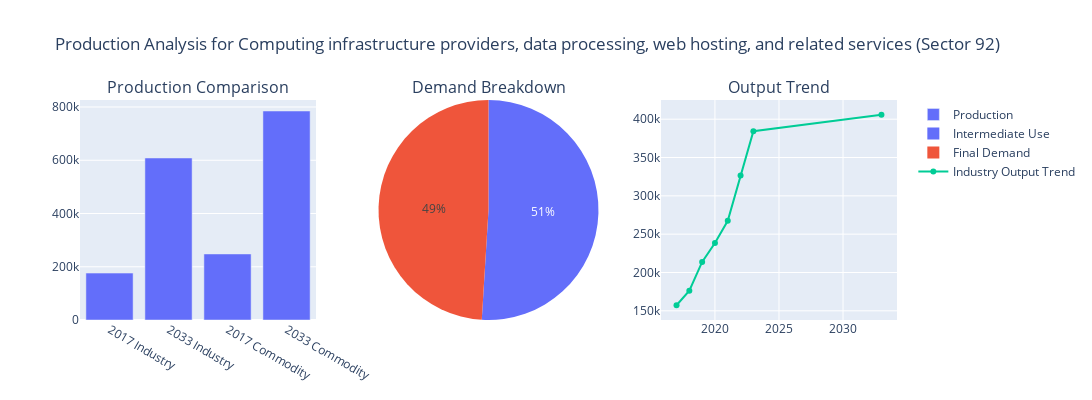

Notebook code for this chart:
### Markdown cell above
# Example Sector: Computing infrastructure providers, data processing, web hosting, and related services

### Code cell
# Compute 2033 production (similar to 2017)
g_safe_2033 = np.where(g_2033 == 0, 1e-10, g_2033)
q_safe_2033 = np.where(q_2033 == 0, 1e-10, q_2033)
D_2033 = V_2033 @ np.diag(1 / q_safe_2033)
B_2033 = U_2033 @ np.diag(1 / g_safe_2033)
C_2033 = B_2033 @ D_2033
L_2033 = np.linalg.inv(np.eye(166) - C_2033)
q_calc_2033 = L_2033 @ e_2033
g_calc_2033 = D_2033 @ q_calc_2033

# Interactive visualization function taken and adapted from https://plotly.com/python/
def update_plot(sector_name):
    clear_output(wait=True)
    sector_num = [k for k, v in sector_map.items() if v.lower() == sector_name.lower()]
    if not sector_num:
        print("Sector not found. Please try again.")
        return
    sector_idx = sector_num[0] - 1  # Adjust for 0-based indexing
    
    # Data for the selected sector
    g_2017_val = g[sector_idx]
    g_2033_val = g_calc_2033[sector_idx]
    q_2017_val = q[sector_idx]
    q_2033_val = q_calc_2033[sector_idx]
    intermediate_use = U_2033[sector_idx, :].sum()
    final_demand = e_2033[sector_idx]
    
    # Create subplots
    fig = make_subplots(rows=1, cols=3, subplot_titles=("Production Comparison", "Demand Breakdown", "Output Trend"),
                        specs=[[{"type": "bar"}, {"type": "pie"}, {"type": "scatter"}]])
    
    # Bar chart: Production comparison
    fig.add_trace(go.Bar(x=["2017 Industry", "2033 Industry", "2017 Commodity", "2033 Commodity"],
                         y=[g_2017_val, g_2033_val, q_2017_val, q_2033_val], name="Production"),
                  row=1, col=1)
    
    # Pie chart: Demand breakdown
    fig.add_trace(go.Pie(labels=["Intermediate Use", "Final Demand"], values=[intermediate_use, final_demand],
                         name="Demand Breakdown"), row=1, col=2)
    
    # Line chart: Trend (using available years; extend to 2033 with prediction)
    years = [2017, 2018, 2019, 2020, 2021, 2022, 2023, 2033]
    g_trend = list(indoutput_df.values[sector_idx + 1, 20:]) + [g_2033_val]  # 2017-2023 + 2033
    fig.add_trace(go.Scatter(x=years, y=g_trend, mode="lines+markers", name="Industry Output Trend"),
                  row=1, col=3)
    
    # Update layout
    fig.update_layout(title_text=f"Production Analysis for {sector_name} (Sector {sector_num[0]})",
                      height=400, width=1200, showlegend=True)
    fig.show()

# UPDATE SECTOR NAME Computing infrastructure providers, data processing, web hosting, and related services
sector_input = widgets.Text(value="Computing infrastructure providers, data processing, web hosting, and related services", description="Sector Name:", layout=Layout(width="50%"))
update_button = widgets.Button(description="Update Plot", button_style="success")

# Define button click event
def on_button_clicked(b):
    update_plot(sector_input.value)

update_button.on_click(on_button_clicked)

# Display widgets and initial plot
display(widgets.HBox([sector_input, update_button]))
update_plot(sector_input.value)

### Figure 1 — Plotly figure (JSON) as saved in the notebook; plotly's stock layout.template omitted (floating-point values rounded to 4 significant figures)
{"data": [{"name": "Production", "type": "bar", "x": ["2017 Industry", "2033 Industry", "2017 Commodity", "2033 Commodity"], "xaxis": "x", "y": [176200.0, 608600.0, 248100.0, 785100.0], "yaxis": "y"}, {"domain": {"x": [0.3556, 0.6444], "y": [0, 1]}, "labels": ["Intermediate Use", "Final Demand"], "name": "Demand Breakdown", "type": "pie", "values": [400200.0, 384900.0]}, {"mode": "lines+markers", "name": "Industry Output Trend", "type": "scatter", "x": [2017, 2018, 2019, 2020, 2021, 2022, 2023, 2033], "xaxis": "x2", "y": [157264, 176200.0, 213800.0, 238400.0, 267500.0, 326400.0, 384400.0, 405800.0, 608600.0], "yaxis": "y2"}], "layout": {"annotations": [{"font": {"size": 16}, "showarrow": false, "text": "Production Comparison", "x": 0.1444, "xanchor": "center", "xref": "paper", "y": 1, "yanchor": "bottom", "yref": "paper"}, {"font": {"size": 16}, "showarrow": false, "text": "Demand Breakdown", "x": 0.5, "xanchor": "center", "xref": "paper", "y": 1, "yanchor": "bottom", "yref": "paper"}, {"font": {"size": 16}, "showarrow": false, "text": "Output Trend", "x": 0.8556, "xanchor": "center", "xref": "paper", "y": 1, "yanchor": "bottom", "yref": "paper"}], "height": 400, "showlegend": true, "title": {"text": "Production Analysis for Computing infrastructure providers, data processing, web hosting, and related services (Sector 92)"}, "width": 1200, "xaxis": {"anchor": "y", "domain": [0, 0.2889]}, "xaxis2": {"anchor": "y2", "domain": [0.7111, 1]}, "yaxis": {"anchor": "x", "domain": [0, 1]}, "yaxis2": {"anchor": "x2", "domain": [0, 1]}}}
